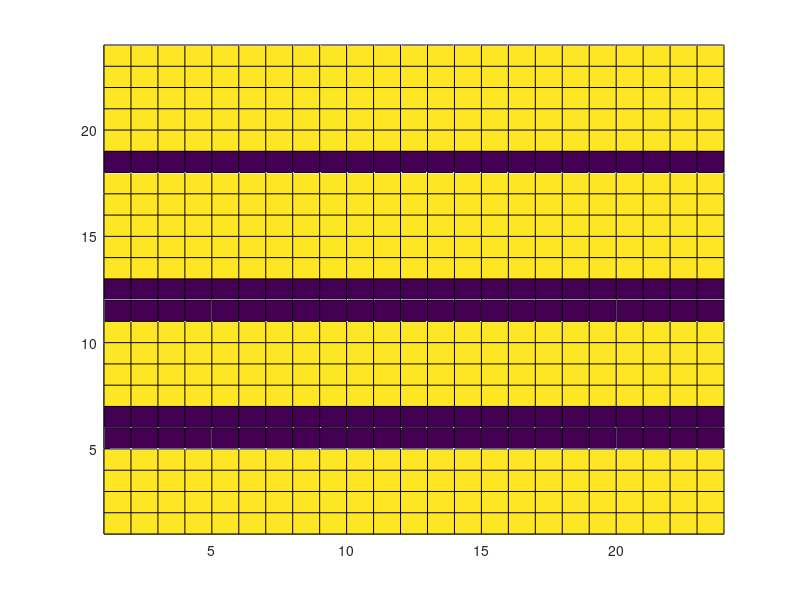

Write the MATLAB code that produced this figure. (Note: this script raises an error after producing the figure.)
cut=140;
for teta=cut:1:180
    for fi=0:1:180
        bit=1;
        c=299792458;
        f=8.65e9;
        lambda=c/f;
        k = 2*pi/lambda;        
        
        n=bit;
        E=2*pi/2^n*linspace(0,2^n-1,2^n); %whats this?
        phiR=(fi-180)*pi/180;
        thetaR=(teta)*pi/180;
        du=lambda/4;
        DN=6*lambda;  %whats this? Number of unit cells in a row or column
        DM=DN;
        dsx = du*2*pi*cos(phiR)*sin(thetaR)/lambda;   %incident angle is zero so other term is zero
        dsy = du*2*pi*sin(phiR)*sin(thetaR)/lambda;   %incident angle is zero so other term is zero
        M=round(DM/du);
        N=round(DN/du);
        B=zeros(M,N);
        C=B;
        D=C;
        for i=1:M
            for j=1:N
                B(i,j) =((i*dsx) + (j*dsy));       
                C(i,j) = B(i,j);
        
                while B(i,j)>=2*pi
                    B(i,j)=B(i,j)-2*pi;
                end
                while B(i,j)<0
                    B(i,j)=B(i,j)+2*pi;
                end
                D(i,j)=B(i,j);
                [q, p]=min(abs(E-abs(B(i,j))));
                B(i,j)=E(p);
                if B(i,j)==2*pi
                B(i,j)=0;
                end
            end
        end
        dG=du;
        Ps=179;
        Ts=181;
        phi=linspace(-1,180,Ps);
        theta=linspace(-1,91,Ts);
        new = zeros(181, 179);
        F = complex(new, 0); %what is this
        PH = zeros(M,N);
        for a=1:M
            for b=1:N
                PH(a,b)=B(a,b);
                phase = exp(-1j*(PH(a,b) + k*dG*(a-0.5).*sin(theta*pi/180)'*cos(phi*pi/180) + k*dG*(b-0.5).*sin(theta*pi/180)'*sin(phi*pi/180)));
                F = F + phase;
            end
        end
        
        test= abs(F);
        test_max = max(max(test));
        test_norm = test/test_max;
        r_phi=40;
        r_theta = 50;
       
        [m1,n1]= (min(abs(theta - r_theta))); %what is r_theta
        [m2,n2]= (min(abs(phi - r_phi)));  
        P = test_norm(n1, n2);
        error= teta - r_theta;
        
        surf(PH)
        view(0,90)
        xlim([1 M])
        ylim([1 N])
        name = "D:/Data/Datasets/cyprus/codpic_1/"+num2str(teta)+'x'+num2str(fi)+".jpg";
        exportgraphics(gcf,name);
    
        drawnow
        surf(phi,theta,abs(F).^2)
        view(0,90)
        xlim([0 180])
        ylim([0 90])
        name = "D:/Data/Datasets/cyprus/radpic_1/"+num2str(teta)+'x'+num2str(fi)+".jpg";
        exportgraphics(gcf,name);
        drawnow
    
        writematrix(abs(F).^2,['D:/Data/Datasets/cyprus/radpat_1/' num2str(teta) 'x' num2str(fi) '.xlsx']);
        writematrix(PH,['D:/Data/Datasets/cyprus/codmat_1/' num2str(teta) 'x' num2str(fi) '.xlsx']);
    end
end